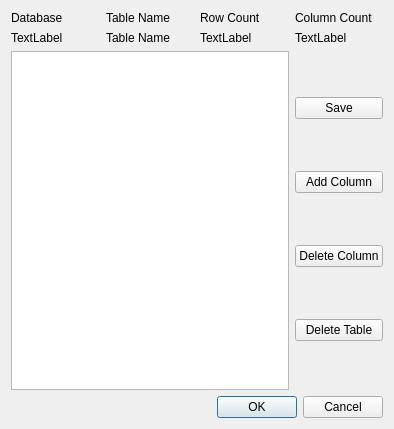
<?xml version="1.0" encoding="UTF-8"?>
<ui version="4.0">
 <class>AlchemyTableDescriptionDialog</class>
 <widget class="QDialog" name="AlchemyTableDescriptionDialog">
  <property name="geometry">
   <rect>
    <x>0</x>
    <y>0</y>
    <width>394</width>
    <height>429</height>
   </rect>
  </property>
  <property name="windowTitle">
   <string>Table Description</string>
  </property>
  <layout class="QVBoxLayout" name="verticalLayout_2">
   <item>
    <layout class="QVBoxLayout" name="verticalLayout">
     <item>
      <layout class="QGridLayout" name="gridLayout_3">
       <item row="0" column="1">
        <widget class="QLabel" name="labelDatabaseHeader">
         <property name="text">
          <string>Database</string>
         </property>
        </widget>
       </item>
       <item row="0" column="3">
        <widget class="QLabel" name="labelRowCountHeader">
         <property name="text">
          <string>Row Count</string>
         </property>
        </widget>
       </item>
       <item row="0" column="4">
        <widget class="QLabel" name="labelColumnCountHeader">
         <property name="text">
          <string>Column Count</string>
         </property>
        </widget>
       </item>
       <item row="1" column="4">
        <widget class="QLabel" name="labelColumnCountValue">
         <property name="text">
          <string>TextLabel</string>
         </property>
        </widget>
       </item>
       <item row="1" column="3">
        <widget class="QLabel" name="labelRowCountValue">
         <property name="text">
          <string>TextLabel</string>
         </property>
        </widget>
       </item>
       <item row="0" column="2">
        <widget class="QLabel" name="labelTableNameHeader">
         <property name="text">
          <string>Table Name</string>
         </property>
        </widget>
       </item>
       <item row="1" column="1">
        <widget class="QLabel" name="labelDatabaseValue">
         <property name="text">
          <string>TextLabel</string>
         </property>
        </widget>
       </item>
       <item row="1" column="2">
        <widget class="QLabel" name="labelTableNameValue">
         <property name="text">
          <string>Table Name</string>
         </property>
        </widget>
       </item>
      </layout>
     </item>
     <item>
      <layout class="QHBoxLayout" name="horizontalLayout">
       <item>
        <layout class="QGridLayout" name="gridLayout">
         <item row="1" column="1">
          <widget class="QTableView" name="tableView"/>
         </item>
         <item row="1" column="0">
          <layout class="QGridLayout" name="gridLayout_4"/>
         </item>
         <item row="1" column="2">
          <layout class="QGridLayout" name="gridLayout_2">
           <item row="3" column="0">
            <widget class="QPushButton" name="btnDeleteTable">
             <property name="text">
              <string>Delete Table</string>
             </property>
            </widget>
           </item>
           <item row="0" column="0">
            <widget class="QPushButton" name="btnSave">
             <property name="text">
              <string>Save</string>
             </property>
            </widget>
           </item>
           <item row="2" column="0">
            <widget class="QPushButton" name="btnDeleteColumn">
             <property name="text">
              <string>Delete Column</string>
             </property>
            </widget>
           </item>
           <item row="1" column="0">
            <widget class="QPushButton" name="btnAddColumn">
             <property name="text">
              <string>Add Column</string>
             </property>
            </widget>
           </item>
          </layout>
         </item>
        </layout>
       </item>
      </layout>
     </item>
     <item>
      <widget class="QDialogButtonBox" name="buttonBox">
       <property name="orientation">
        <enum>Qt::Horizontal</enum>
       </property>
       <property name="standardButtons">
        <set>QDialogButtonBox::Cancel|QDialogButtonBox::Ok</set>
       </property>
      </widget>
     </item>
    </layout>
   </item>
  </layout>
 </widget>
 <resources/>
 <connections>
  <connection>
   <sender>buttonBox</sender>
   <signal>accepted()</signal>
   <receiver>AlchemyTableDescriptionDialog</receiver>
   <slot>accept()</slot>
   <hints>
    <hint type="sourcelabel">
     <x>248</x>
     <y>254</y>
    </hint>
    <hint type="destinationlabel">
     <x>157</x>
     <y>274</y>
    </hint>
   </hints>
  </connection>
  <connection>
   <sender>buttonBox</sender>
   <signal>rejected()</signal>
   <receiver>AlchemyTableDescriptionDialog</receiver>
   <slot>reject()</slot>
   <hints>
    <hint type="sourcelabel">
     <x>316</x>
     <y>260</y>
    </hint>
    <hint type="destinationlabel">
     <x>286</x>
     <y>274</y>
    </hint>
   </hints>
  </connection>
 </connections>
</ui>
